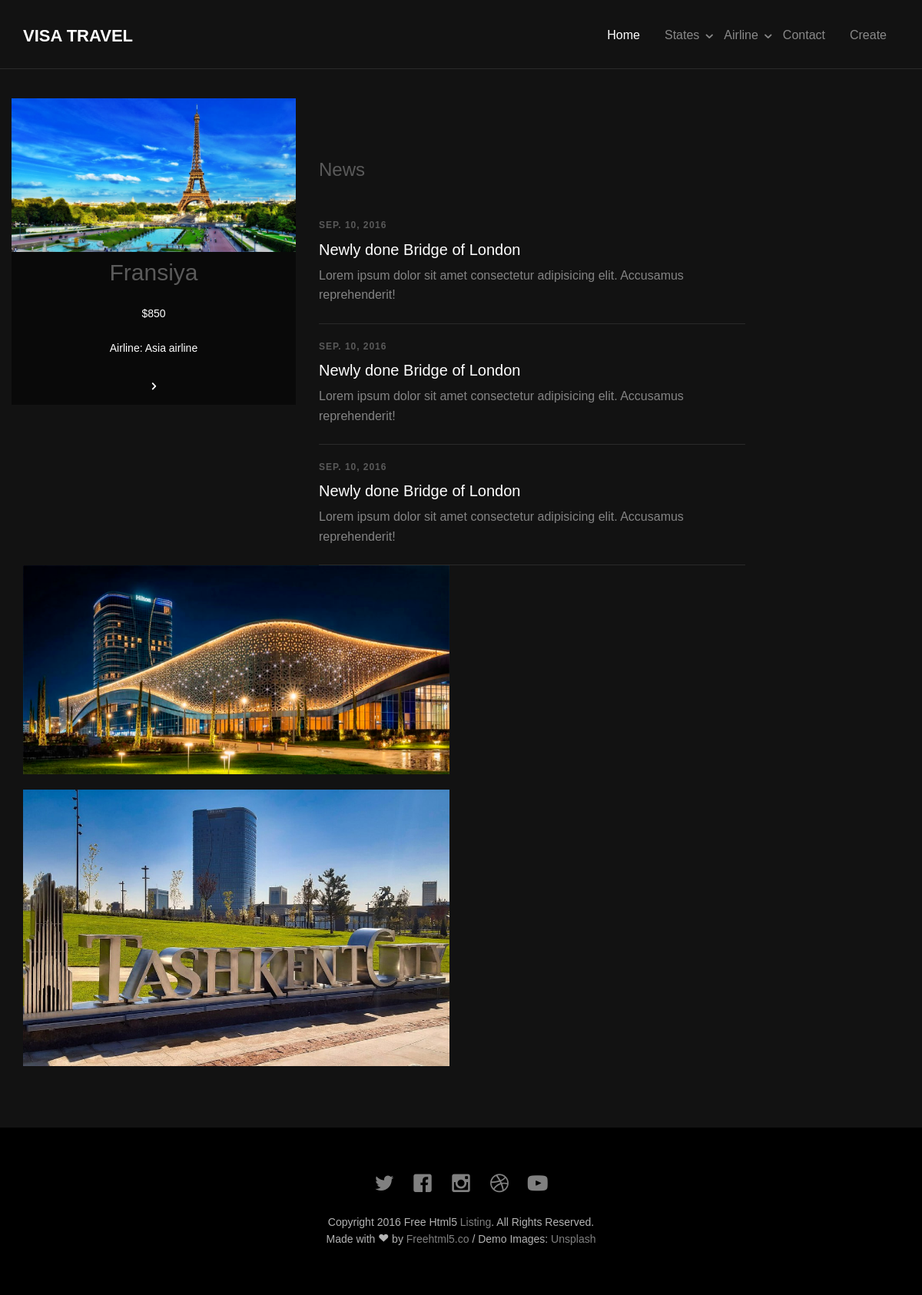
Screenshot of /airline/1/ with the database file from the repository.
### loyiha_app/models.py (models this page shows, shortened)
class Country(models.Model):
    country = models.CharField(max_length=100)
    airline = models.ForeignKey(Airline, on_delete=models.CASCADE, related_name="country")
    price = models.PositiveIntegerField()
    image = models.ImageField(upload_to="country_image", null=True)
    text = models.TextField(max_length=2000, null=True)

class Airline(models.Model):
    air_name = models.CharField(max_length=100)
    image = models.ImageField(upload_to="country_image", null=True)
    text = models.TextField(max_length=2000, null=True)
    def __str__(self) -> str:
        return f"{self.air_name}"

### loyiha_app/views.py (the view)
# urls.py: path('airline/<int:id>/', airline_detail, name='airline_page'),
def airline_detail(request, id):
    airlines = Airline.objects.all()
    states = States.objects.all()
    airline = get_object_or_404(Airline, id=id)
    countrys = airline.country.all()
    return render(request, 'airline.html', {'airline': airline, 'airlines': airlines, 'states': states, "country":countrys})

### templates/airline.html
{% extends 'base.html' %}
{% block content %}
<section class="py-5">
    {% for counts in country %}
            <div class="col-md-4 col-sm-4 fh5co-item-wrap">
                <a class="fh5co-listing-item" href="{% url "batafsil_page" counts.id %}">
                    <img src="{{counts.image.url}}" alt="Free HTML5 Bootstrap Template by FreeHTML5.co" class="img-responsive fh5co-img">
                    <div class="fh5co-listing-copy">
                        <h2>{{counts.country}}</h2>
                        <h5 style="color:white">${{counts.price}}</h5>
                        <h5 style="color:white">Airline: {{counts.airline}}</h5>
                        <span class="icon">
                            <i class="icon-chevron-right"></i>
                        </span>
                    </div>
                </a>
            </div>
            {% endfor %}
</section>
{% endblock content %}

### static/css/icomoon.css (style rules this page uses)
[class^="icon-"], [class*=" icon-"] { font-family: 'icomoon' !important; speak: none; font-style: normal; font-weight: normal; font-variant: normal; text-transform: none; line-height: 1; -webkit-font-smoothing: antialiased; -moz-osx-font-smoothing: grayscale; }
.icon-chevron-right:before { content: "\e924"; }

### static/css/style.css (style rules this page uses)
body { font-family: "Raleway", Arial, sans-serif; line-height: 1.6; font-size: 16px; background: #121212; color: #848484; font-weight: 300; overflow-x: hidden; }
a { color: #fff; -webkit-transition: 0.5s; -o-transition: 0.5s; transition: 0.5s; }
h1, h2, h3, h4, h5, h6 { color: #5a5a5a; font-family: "Raleway", Arial, sans-serif; font-weight: 400; margin: 0 0 30px 0; }
.fh5co-item-wrap { display: flex; flex-direction: column; margin-bottom: 20px; }
.fh5co-listing-item { display: flex; flex-direction: column; justify-content: space-between; height: 100%; }
.fh5co-img { flex-grow: 1; object-fit: cover; width: 100%; height: 200px; }
.fh5co-listing-copy { background: rgba(0, 0, 0, 0.5); padding: 10px; text-align: center; }

### rows the page displays
Country: image (picture), country "Fransiya", price "850", airline "Asia airline"
